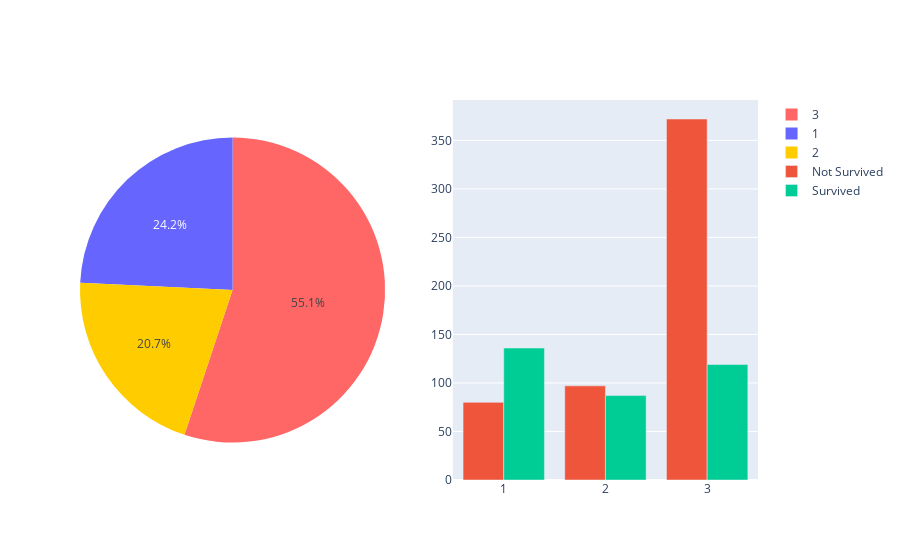

The notebook cell saved with this chart:
### Code cell
fig = make_subplots(rows=1, cols=2, specs=[[{'type': 'pie'}, {'type': 'bar'}]])

Pclass_counts = df['Pclass'].value_counts()
pie = go.Pie(labels=Pclass_counts.index, values=Pclass_counts, name='Pclass Distribution', marker=dict(colors=['#FF6666', '#6666FF','#FFCC00']))

grouped_data = df.groupby(['Pclass', 'Survived']).size().reset_index(name='Count')
bar1 = go.Bar(x=grouped_data[grouped_data['Survived'] == 0]['Pclass'], y=grouped_data[grouped_data['Survived'] == 0]['Count'], name='Not Survived')
bar2 = go.Bar(x=grouped_data[grouped_data['Survived'] == 1]['Pclass'], y=grouped_data[grouped_data['Survived'] == 1]['Count'], name='Survived')

fig.add_trace(pie, row=1, col=1)
fig.add_trace(bar1, row=1, col=2)
fig.add_trace(bar2, row=1, col=2)

fig.update_layout(barmode='group')

fig.show()

### Figure 1 — Plotly figure (JSON) as saved in the notebook; plotly's stock layout.template omitted (floating-point values rounded to 4 significant figures)
{"data": [{"domain": {"x": [0, 0.45], "y": [0, 1]}, "labels": [3, 1, 2], "marker": {"colors": ["#FF6666", "#6666FF", "#FFCC00"]}, "name": "Pclass Distribution", "type": "pie", "values": [491, 216, 184]}, {"name": "Not Survived", "type": "bar", "x": [1, 2, 3], "xaxis": "x", "y": [80, 97, 372], "yaxis": "y"}, {"name": "Survived", "type": "bar", "x": [1, 2, 3], "xaxis": "x", "y": [136, 87, 119], "yaxis": "y"}], "layout": {"barmode": "group", "xaxis": {"anchor": "y", "domain": [0.55, 1]}, "yaxis": {"anchor": "x", "domain": [0, 1]}}}
